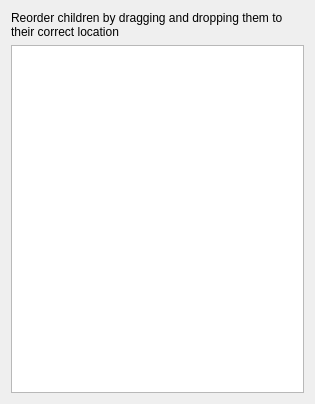
<?xml version="1.0" encoding="UTF-8"?>
<ui version="4.0">
 <class>TaskDlgPathCompound</class>
 <widget class="QWidget" name="TaskDlgPathCompound">
  <property name="geometry">
   <rect>
    <x>0</x>
    <y>0</y>
    <width>315</width>
    <height>404</height>
   </rect>
  </property>
  <property name="windowTitle">
   <string>Paths list</string>
  </property>
  <layout class="QVBoxLayout" name="verticalLayout">
   <item>
    <widget class="QLabel" name="label">
     <property name="text">
      <string>Reorder children by dragging and dropping them to their correct location</string>
     </property>
     <property name="wordWrap">
      <bool>true</bool>
     </property>
    </widget>
   </item>
   <item>
    <widget class="QListWidget" name="PathsList">
     <property name="frameShape">
      <enum>QFrame::StyledPanel</enum>
     </property>
     <property name="lineWidth">
      <number>1</number>
     </property>
     <property name="dragDropMode">
      <enum>QAbstractItemView::InternalMove</enum>
     </property>
     <property name="defaultDropAction">
      <enum>Qt::MoveAction</enum>
     </property>
    </widget>
   </item>
  </layout>
 </widget>
 <resources/>
 <connections/>
</ui>
